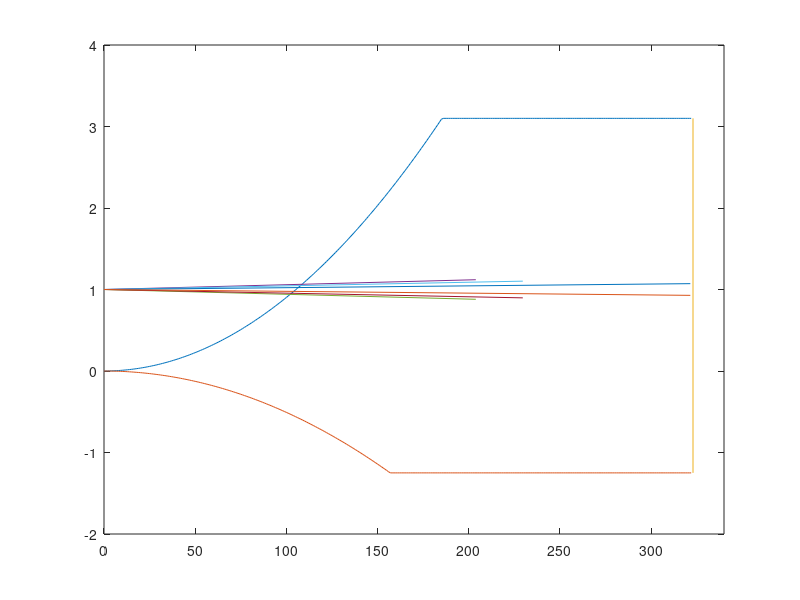

This chart was generated by the following MATLAB code:
clear all;clc;
rho=0.964*0.062428;               %% density at 8000 ft FPS
AR=8;                             %% Aspect Ratio
e=0.7;
c=1.73*3.28084;                   %% Mean Aerodynamic Chord (feet)
S=22.33*10.7639;                  %% Surface Area of Wing   (feet^2)
W=1738.814*2.20462;               %% Weight of Aircraft     (pound)
clmax=1.54;                       %% Clmax 3D
clo3d=0.231;
clalpha2d=5.89;
clalpha3d=4.412;
va=sqrt((W*32.2*3.1)/(0.5*rho*clmax*S));  %% Max Stall Speed    (ft/s)
vb=1.1*va;                                %% Min Maneuvre Speed (ft/s)
vc=70*3.28084;                            %% Cruise Velocity    (ft/s) 
vd=1.4*vc;          
clmaxneg=clo3d+clalpha3d*(-14.25*pi/180);
v=linspace (0,322,323);
n_pos=zeros(323,1);
n_pos=0.5*rho.*v.*v*clmax*S/(W*32.2);
for i = 1 : 323
    if(n_pos(i)>3.1)
        n_pos(i)=3.1;
    end
end
n_neg=zeros(323,1);
n_neg=0.5*rho.*v.*v*clmaxneg*S/(W*32.2);
for i = 1 : 323
    if(n_neg(i)<=-1.25)
        n_neg(i)=-1.25;
    end
end
y=[-1.25,3.1];
x=[323,323];
vel=[vb vc vd].*0.592484;        %% in knots
v_gust=[66 50 25];               %% in FPS
mu_g=(2*((W/S)*32.2))/((rho*0.031081)*(c)*32.2*clalpha3d);    %%Unit Conversion
k_g=(0.88*mu_g)/(5.3+mu_g);
del_n=k_g.*v_gust.*vel*clalpha3d/(498*((W/S)*32.2));

ng_pos=1+del_n;
ng_neg=1-del_n;
n_cruise=[0,1];
n_gust=[0,1,1 ; vb,ng_pos(1),ng_neg(1) ; vc,ng_pos(2),ng_neg(2) ; vd,ng_pos(3),ng_neg(3) ]
plot(v,n_pos);
hold on;
plot(v,n_neg);
plot(x,y);
for i = 1 : 3
    y1=[vel(i)*1.68781,ng_pos(i)];
    y2=[vel(i)*1.68781,ng_neg(i)];
    plot([0,y1(1)],[1,y1(2)]);
    plot([0,y2(1)],[1,y2(2)]);

end
xlim([0 340]);

